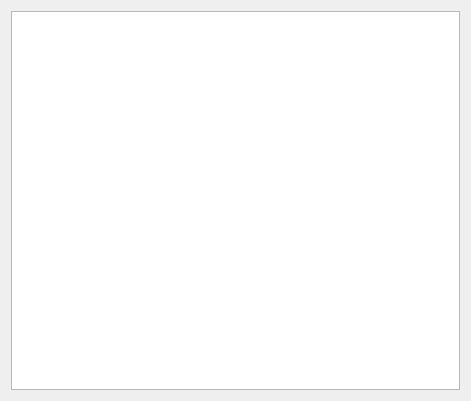
<?xml version="1.0" encoding="UTF-8"?>
<ui version="4.0">
 <class>Schema2AlterView</class>
 <widget class="QWidget" name="Schema2AlterView">
  <property name="geometry">
   <rect>
    <x>0</x>
    <y>0</y>
    <width>471</width>
    <height>401</height>
   </rect>
  </property>
  <property name="windowTitle">
   <string>Form</string>
  </property>
  <layout class="QVBoxLayout" name="verticalLayout">
   <item>
    <widget class="QTableView" name="table"/>
   </item>
  </layout>
 </widget>
 <resources/>
 <connections/>
</ui>
